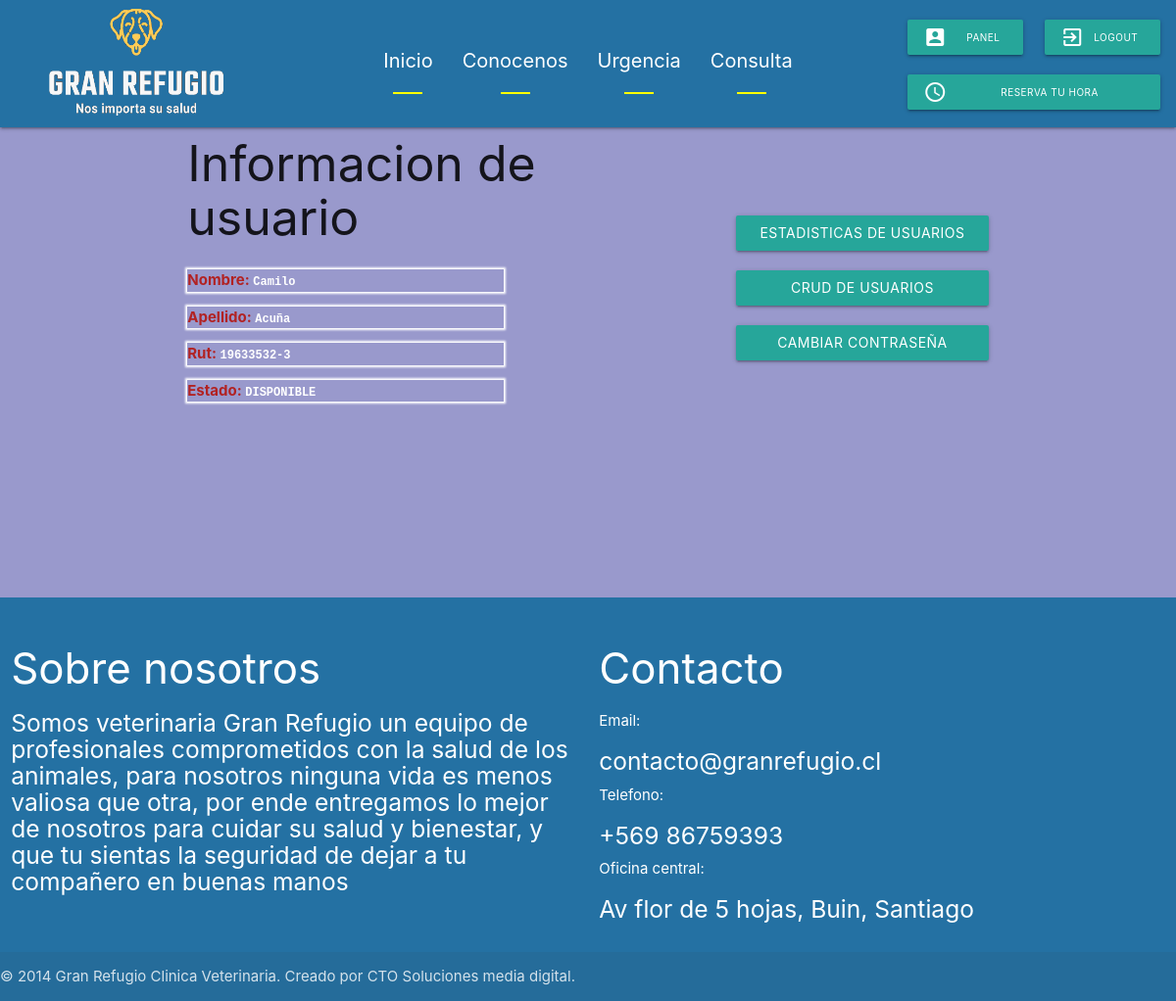
/vet/panel (signed in), run on the app's committed database.
### veterinaria/models.py (models this page shows, shortened)
class Usuario(AbstractBaseUser, PermissionsMixin):
    rut              =  models.CharField('Rut', unique = True, max_length = 100)
    email            =  models.EmailField('Correo electronico', unique = True, max_length = 250)
    nombre           =  models.CharField('Nombre completo', max_length = 200)
    apellido         =  models.CharField('Apellidos', max_length = 200)
    fecha_nacimiento =  models.DateField('Fecha de nacimiento', blank = True, null = True)
    estado           =  models.CharField('Estado', max_length = 50, default = 'DISPONIBLE')
    tipo             =  models.CharField('Tipo de usuario', max_length = 50, default = 'cliente')
    is_active        =  models.BooleanField(default = True)
    is_staff         =  models.BooleanField(default = False)
    objects          =  UsuarioManager()
    USERNAME_FIELD  = 'rut'
    REQUIRED_FIELDS = ['email', 'nombre', 'apellido']

### veterinaria/views.py (the view)
# urls.py: path('panel', views.Panel, name="panel"),
@login_required(login_url = 'login')
def Panel(request):
    reservas = Reserva.objects.all()
    usuario  = request.user
    cantidad_reservas = 0
    proxima_visita = '0/0/0000'
    for reserva in reservas:
        if usuario.rut == reserva.cliente.rut:
            cantidad_reservas+=1
            proxima_visita = reserva.fecha_atencion
    context = {'visita' : proxima_visita, 'usuario' : usuario, 'reservas' : cantidad_reservas}
    return render(request, 'vet/panel.html', context)

### veterinaria/templates/vet/panel.html (shortened to what this page needs)
{% extends 'vet/base.html' %}
{% block content %}
<div id="panel" class="container">
    <div class="row">
        {% if request.user.tipo == "admin" %}
        <div class="col s8">
            <h1>Informacion de usuario</h1>
            <p>Nombre: <label>{{usuario.nombre}}</label></p>
            <p>Apellido: <label>{{usuario.apellido}}</label></p>
            <p>Rut: <label>{{usuario.rut}}</label></p>
            <p>Estado: <label>{{usuario.estado}}</label></p>
        </div>
        <div class="col s4">
            <a class="btn wave-effect" href="estadisticas">Estadisticas de usuarios</a>
            <a class="btn wave-effect" href="crud">Crud de usuarios</a>
            <a class="btn wave-effect" href="cambiar_contraseña">Cambiar contraseña</a>
        </div>
        {% endif %}
    </div>
</div>
{% endblock %}

### veterinaria/templates/vet/panel.html (style rules this page uses)
body { background: #9999CC ; }
#panel { height: 60vh; }
#panel .row p { color: firebrick; font-weight: bold; width: 60%; box-shadow: 0 0 2px 2px white; }
#panel .row label { color: white; font-weight: bold; font-family: 'Courier Courier New', Courier, monospace; }
#panel .row .col:nth-child(1) h1 { font-size: 50px; margin-top: 10px; }
#panel .row .col:nth-child(1) { height: 100%; }
#panel .row .col:nth-child(2) { display: flex; flex-direction: column; margin-top: 10vh; }
#panel .row .col:nth-child(2) a { margin-top: 10px; margin-bottom: 10px; }

### data on the page
Usuario: nombre "Camilo", apellido "Acuña", rut "19633532-3", estado "DISPONIBLE"
